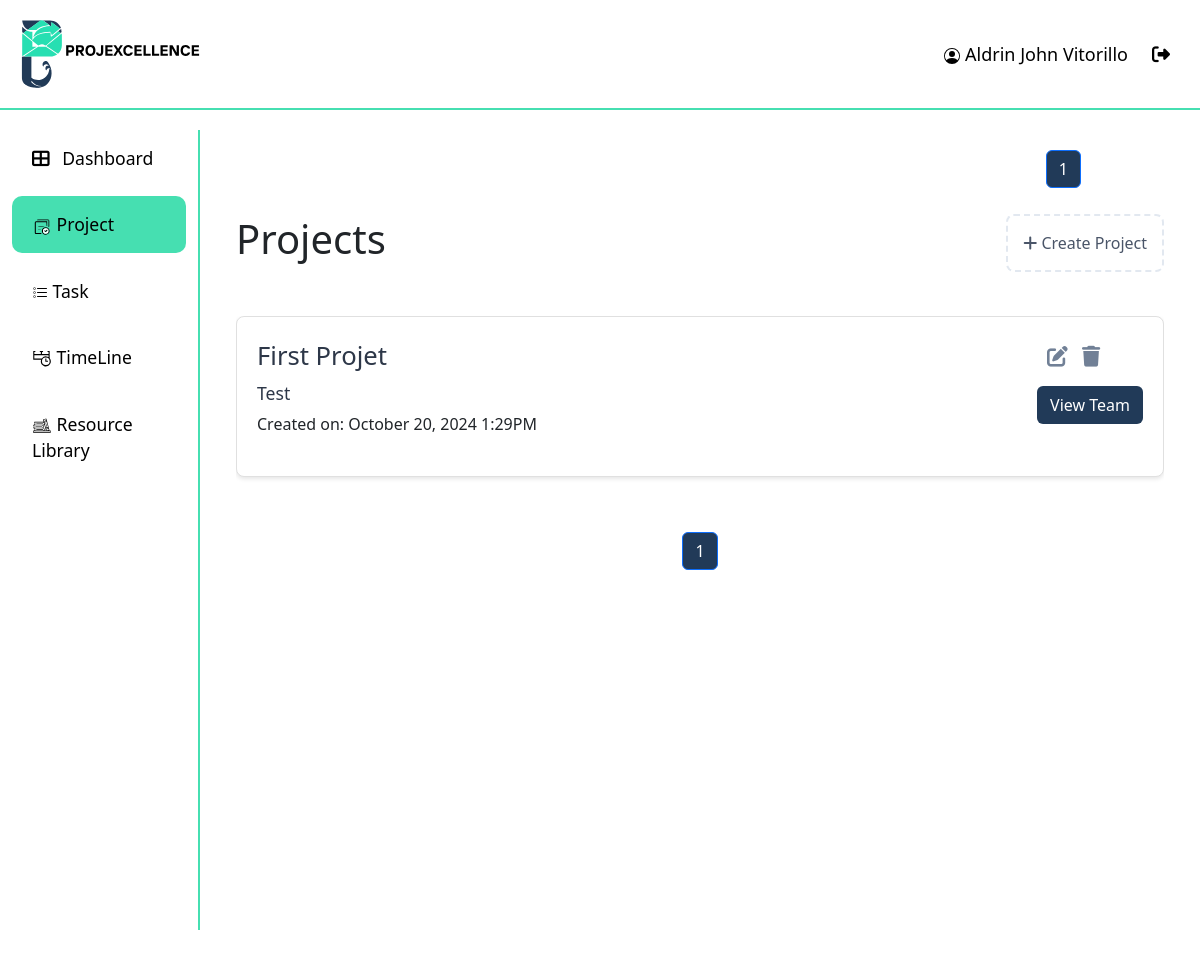
/project/ (signed in), run on an earlier commit of the app's database.
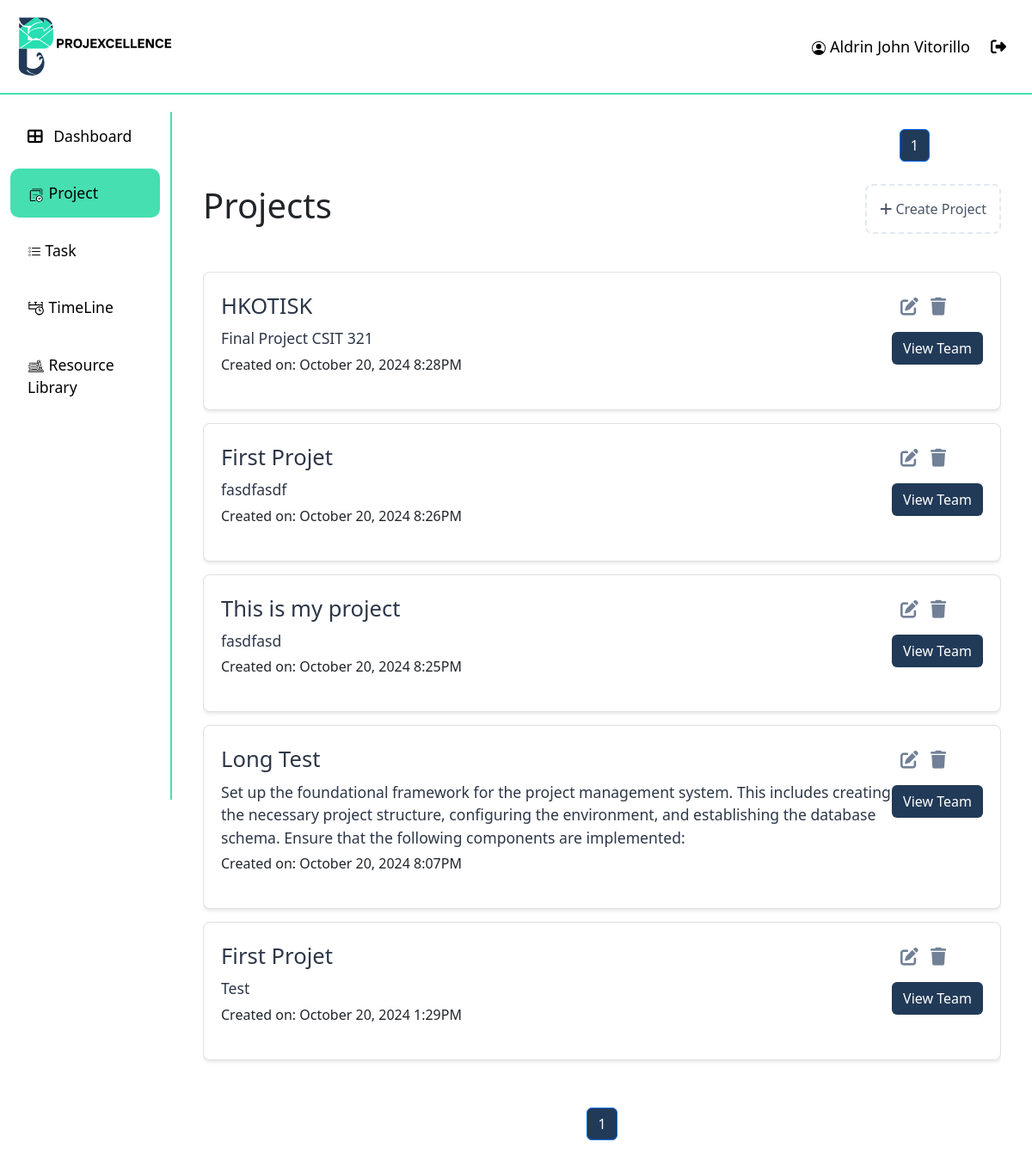
And on a later commit of the database.
### api/models.py (models this page shows, shortened)
class User(AbstractUser):
    ROLE_CHOICES = [
        ("ADMIN", "Admin"),
        ("PM", "projectmanger"),
        ("MEMBER", "member"),
    ]
    STATUS_CHOICES = [
        ("APPROVED", "Approved"),
        ("REJECTED", "Rejected"),
        ("PENDING", "Pending"),
    ]
    username = None
    email = models.EmailField(_("email address"), unique=True)
    phone_regex = RegexValidator(
        regex=r"^\+?1?\d{9,15}$",
        message="Phone number must be entered in the format: '+999999999'. Up to 15 digits allowed.",
    )
    phone_number = models.CharField(validators=[phone_regex], max_length=17, blank=True)
    role = models.CharField(max_length=10, choices=ROLE_CHOICES, default="MEMBER")
    date_of_hire = models.DateField(blank=True, null=True)
    profile_path = models.ImageField(null=True, blank=True)
    status = models.CharField(max_length=20, choices=STATUS_CHOICES, default="PENDING")
    groups = models.ManyToManyField(
        "auth.Group",
        verbose_name=_("groups"),
        blank=True,
        related_name="custom_user_set",
        related_query_name="custom_user",
    )
    user_permissions = models.ManyToManyField(
        "auth.Permission",
        verbose_name=_("user permissions"),
        blank=True,
        related_name="custom_user_set",
        related_query_name="custom_user",
    )
    objects = UserManager()
    USERNAME_FIELD = "email"
    REQUIRED_FIELDS = ["first_name", "last_name", "date_of_hire", "password"]

class Project(models.Model):
    project_name = models.CharField(max_length=50)
    description = models.TextField()
    created_by = models.ForeignKey(User, on_delete=models.CASCADE)
    date_created = models.DateTimeField(auto_now_add=True)

### api/views.py (the view)
# urls.py: path("project/", views.project_list, name="project"),
@login_required
def project_list(request):
    projects = Project.objects.filter(created_by=request.user).order_by("-date_created")
    project_filter = ProjectFilter(request.GET, queryset=projects)
    paginator = Paginator(project_filter.qs, 5)  # Paginate the projects, 5 per page
    page_number = request.GET.get("page")
    page_obj = paginator.get_page(page_number)
    edit_project_forms = {project.id: ProjectForm(instance=project) for project in projects}
    context = {
        "page_obj": page_obj,
        "edit_project_forms": edit_project_forms,
        "add_project_form": ProjectForm(),  # Form to add a new project
        "filter": project_filter,
    }
    return render(request, "project.html", context)

### api/templatetags/custom_filters.py (called while the page is built)
@register.filter
def dict_get(d, key):
    return d.get(key)

### api/templates/project.html (shortened to what this page needs)
{% extends "base.html" %}
{% load crispy_forms_tags %}
{% load custom_filters %}
{% block content %}
<div class="page-container">
 <nav aria-label="Page navigation" class="mt-auto Header_page">
    <ul class="pagination justify-content-center"  style="color: #213A58;">
        {% for num in page_obj.paginator.page_range %}
            {% if page_obj.number == num %}
                <li class="page-item active"><span class="page-link" style="background-color: #213A58; color: white;">{{ num }}</span></li>
            {% elif num > page_obj.number|add:'-3' and num < page_obj.number|add:'3' %}
                <li class="page-item"><a class="page-link" href="?page={{ num }}">{{ num }}</a></li>
            {% endif %}
        {% endfor %}
    </ul>
</nav>
    <div class="content-wrapper container mt-4">
        <div class="d-flex justify-content-between align-items-center mb-4">
            <h1 class="text-3xl font-bold">Projects</h1>
            <div class="add-project" data-bs-toggle="modal" data-bs-target="#addProjectModal">
                <i class="fas fa-plus mr-2"></i> Create Project
            </div>
        </div>
        <div id="projects-list">
            {% for project in page_obj %}
            <div class="project-item">
                <div class="project-actions ml-10">
                    <i class="fas fa-edit" data-bs-toggle="modal" data-bs-target="#editProjectModal{{ project.id }}"></i>
                    <i class="fas fa-trash" data-bs-toggle="modal" data-bs-target="#deleteProjectModal{{ project.id }}"></i>
                    <br>
                    <a href="{% url 'myteam' %}" class="btn View-Members mt-3">View Team</a>
                </div>
                <div>
                    <div class="project-title">{{ project.project_name }}</div>
                    <div class="project-description">{{ project.description }}</div>
                    <div class="project-due-date">Created on: {{ project.date_created|date:"F j, Y g:iA" }}</div>
                </div>
            </div>
            {% empty %}
                <div class="project-item">
                    <h4 class="text-center">No projects found.<br/><small>Create a project to get started.</small></h4>
                </div>
            {% endfor %}
        </div>
        <nav aria-label="Page navigation" class="mt-auto">
            <ul class="pagination justify-content-center">
                {% for num in page_obj.paginator.page_range %}
                    {% if page_obj.number == num %}
                        <li class="page-item active"><span class="page-link" style="background-color: #213A58; color: white;">{{ num }}</span></li>
                    {% elif num > page_obj.number|add:'-3' and num < page_obj.number|add:'3' %}
                        <li class="page-item"><a class="page-link" href="?page={{ num }}">{{ num }}</a></li>
                    {% endif %}
                {% endfor %}
            </ul>
        </nav>
    </div>
</div>
{% endblock content %}

### api/templates/base.html (shortened to what this page needs)
{% load static %}
<!DOCTYPE html>
<html lang="en">
  <head>
    <link
      href="https://cdn.jsdelivr.net/npm/bootstrap@5.3.0/dist/css/bootstrap.min.css"
      rel="stylesheet"
    />
    <link
      href="https://cdnjs.cloudflare.com/ajax/libs/font-awesome/6.4.0/css/all.min.css"
      rel="stylesheet"
    />
  </head>
  <body>
    <header>
      <div class="header">
          <img src="{% static '/res/slogo.svg' %}" alt="logo" width="200px">
          <div class="profile">
            <a class="nav-link {% if request.resolver_match.url_name == 'profile' %}active{% endif %}" href="{% url 'profile' %}">
              {{ request.user.first_name|capfirst }} {{ request.user.last_name|capfirst }}
            </a>
            <a class="nav-link" href="{% url 'logout' %}" onclick="event.preventDefault(); document.getElementById('logout-form').submit();">
              <i class="fas fa-sign-out-alt me-2"></i>
            </a>
          </div>
      </div>
    </header>
    <div class="container-fluid">
      <div class="row">
        <nav
          id="sidebarMenu"
          class="col-md-3 col-lg-2 d-md-block sidebar collapse"
        >
          <ul class="nav flex-column">
            <li class="nav-item">
              <a class="nav-link {% if request.resolver_match.url_name == 'dashboard' %}active{% endif %}" href="{% url 'dashboard' %}">
                <i class="fas fa-th-large me-2"></i> Dashboard
              </a>
            </li>
            <li class="nav-item">
              <a class="nav-link {% if request.resolver_match.url_name == 'project' %}active{% endif %}" href="{% url 'project' %}">
                <img src="{% static '/res/projectIcon.svg' %}" alt="logo" width="20px">  Project
              </a>
            </li>
            <li class="nav-item">
              <a class="nav-link {% if request.resolver_match.url_name == 'task' %}active{% endif %}" href="{% url 'task' %}">
                 Task
              </a>
            </li>
            <li class="nav-item">
              <a class="nav-link {% if request.resolver_match.url_name == 'dashboard' %}active{% endif %}" href="{% url 'dashboard' %}">
                <img src="{% static '/res/timelineIcon.svg' %}" alt="logo" width="20px">  TimeLine
              </a>
            </li>
            <li class="nav-item">
              <a class="nav-link {% if request.resolver_match.url_name == 'resourceLib' %}active{% endif %}" href="{% url 'resourceLib' %}">
                <img src="{% static '/res/resourceIcon.svg' %}" alt="logo" width="20px"> Resource Library
              </a>
            </li>
          </ul>
        </nav>
        <main class="col-md-9 ms-sm-auto col-lg-10 px-md-4 main-content">
          {% block content %}{% endblock content %}
        </main>
      </div>
    </div>
  </body>
</html>

### api/templates/base.html (style rules this page uses)
.header { overflow: hidden; background-color: #ffffff; padding: 20px 10px; position: fixed; top: 0; width: 100%; z-index: 1000; margin-bottom: 10px; border-bottom: 2px solid #46DFB1; height: 110px; display: flex; justify-content: space-between; align-items: center; }
.header a { float: left; color: black; text-align: center; padding: 12px; text-decoration: none; font-size: 18px; line-height: 25px; border-radius: 4px; }
body { margin-top: 130px; background-color: #ffffff; }
.sidebar { background-color: #ffffff; color: black; height: 100vh; overflow-y: auto; position: fixed; top: 100; left: 0; z-index: 1000; border-right: 2px solid #46DFB1; }
.sidebar .nav-link { color: black; padding: 15px 20px; font-size: 1.1rem; margin-bottom: 10px; }
.sidebar .nav-link.active { background-color: #46DFB1; border-radius: 10px; color: black; }
.main-content { margin-left: 0; padding-top: 20px; }

### api/templates/project.html (style rules this page uses)
.page-container { flex-direction: column; min-height: 120vh; }
.content-wrapper { flex: 1; display: flex; flex-direction: column; }
#projects-list { margin-top: 10px; overflow-y: auto; margin-bottom: 40px; height: 10%; }
.project-item { background-color: #ffffff; border: 1px solid #e0e0e0; border-radius: 8px; padding: 20px; padding-bottom: 40px; margin-bottom: 15px; cursor: pointer; transition: all 0.3s ease; box-shadow: 0 2px 4px rgba(0,0,0,0.1); }
.project-description { font-size: 1.1rem; color: #2d3748; margin-bottom: 5px; }
.project-title { font-size: 1.6rem; color: #2d3748; margin-bottom: 5px; }
.add-project { color: #4a5568; cursor: pointer; padding: 15px; border: 2px dashed #e2e8f0; border-radius: 8px; display: inline-block; transition: all 0.3s ease; }
.project-actions { float: right; }
.project-actions i { cursor: pointer; margin-top: 10px; margin-left: 10px; color: #718096; transition: color 0.2s ease; font-size: 1.3em; }
.View-Members { background-color: #213A58; color: white; float: right; }
#projects-list { margin-top: 20px; overflow-y: auto; flex-grow: 1; }
.Header_page { float: right; margin-right: 10%; color:#213A58; margin-bottom: 10px; }

What changed in the data, as far as the page shows it:
added Project: project_name "HKOTISK", description "Final Project CSIT 321", date_created "October 20, 2024 8:28PM"
added Project: project_name "First Projet", description "fasdfasdf", date_created "October 20, 2024 8:26PM"
added Project: project_name "This is my project", description "fasdfasd", date_created "October 20, 2024 8:25PM"
added Project: project_name "Long Test", description "Set up the foundational framework for the project management system. This includes creating the necessary project structure, configuring the environment, and establishing the database schema. Ensure that the following components are implemented:", date_created "October 20, 2024 8:07PM"
